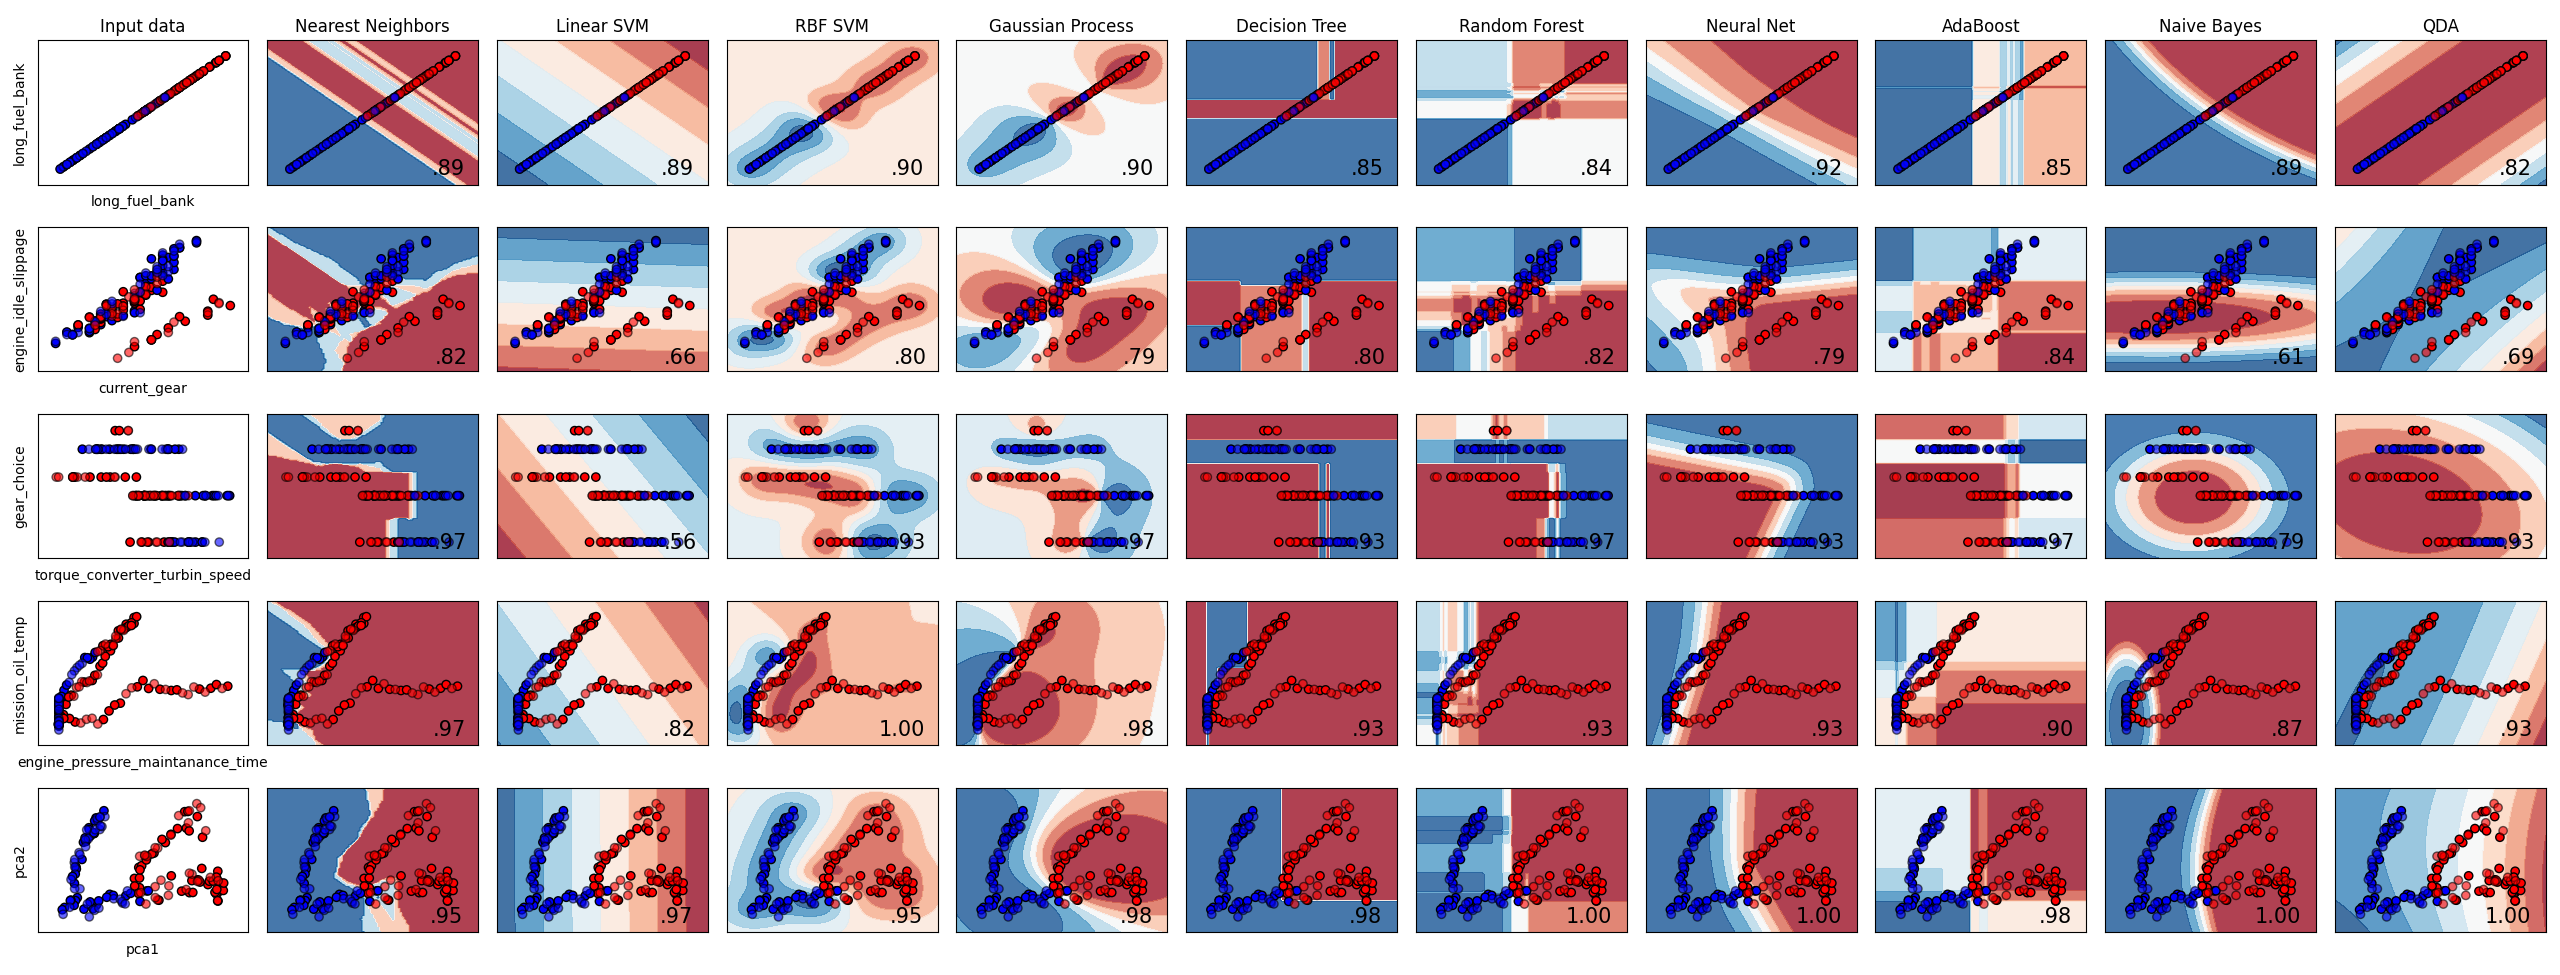

Generate this figure with Python:
#!/usr/bin/python3

SAMPLE_SIZE=30

import pandas as pd
from sklearn.model_selection import train_test_split as tts
from sklearn.model_selection import cross_validate, cross_val_score
from sklearn import svm
from sklearn import metrics
from sklearn import preprocessing
from sklearn.metrics import roc_curve
from sklearn.metrics import roc_auc_score
from matplotlib import pyplot as plt
from scipy import stats
import numpy as np
from random import randint

# Code source: Gaël Varoquaux
#              Andreas Müller
# Modified for documentation by Jaques Grobler
# License: BSD 3 clause

import numpy as np
import matplotlib.pyplot as plt
from matplotlib.colors import ListedColormap
from sklearn.model_selection import train_test_split
from sklearn.preprocessing import StandardScaler
from sklearn.datasets import make_moons, make_circles, make_classification
from sklearn.neural_network import MLPClassifier
from sklearn.neighbors import KNeighborsClassifier
from sklearn.svm import SVC
from sklearn.gaussian_process import GaussianProcessClassifier
from sklearn.gaussian_process.kernels import RBF
from sklearn.tree import DecisionTreeClassifier
from sklearn.ensemble import RandomForestClassifier, AdaBoostClassifier
from sklearn.naive_bayes import GaussianNB
from sklearn.discriminant_analysis import QuadraticDiscriminantAnalysis
from sklearn.inspection import DecisionBoundaryDisplay

from sklearn.preprocessing import LabelEncoder
from sklearn.decomposition import PCA
import warnings
warnings.filterwarnings("ignore")

names = [
    "Nearest Neighbors",
    "Linear SVM",
    "RBF SVM",
    "Gaussian Process",
    "Decision Tree",
    "Random Forest",
    "Neural Net",
    "AdaBoost",
    "Naive Bayes",
    "QDA",
]

classifiers = [
    KNeighborsClassifier(3),
    SVC(kernel="linear", C=0.025),
    SVC(gamma=2, C=1),
    GaussianProcessClassifier(1.0 * RBF(1.0)),
    DecisionTreeClassifier(max_depth=5),
    RandomForestClassifier(max_depth=5, n_estimators=10, max_features=1),
    MLPClassifier(alpha=1, max_iter=1000),
    AdaBoostClassifier(),
    GaussianNB(),
    QuadraticDiscriminantAnalysis(),
]

TARGET = 'label'

# GET DATA

def get_sample(samplesize=30, TARGET='label'):
    data_a = pd.read_csv('../A/All_1.csv')
    data_b = pd.read_csv('../B/All_1.csv')
    data_c = pd.read_csv('../C/All_1.csv')
    data_d = pd.read_csv('../D/All_1.csv')
    data_a = data_a.sample(samplesize*3)
    data_a[TARGET] = [1] * data_a.shape[0]
    data_b = data_b.sample(samplesize)
    data_b[TARGET] = [0] * data_b.shape[0]
    data_c = data_c.sample(samplesize)
    data_c[TARGET] = [0] * data_c.shape[0]
    data_d = data_d.sample(samplesize)
    data_d[TARGET] = [0] * data_d.shape[0]
    return pd.concat([data_a, data_b, data_c, data_d], axis=0)
    #return data_a, data_b, data_c, data_d


# PRE-PROCESSING

def remove_correlation(df, TARGET='label'):
    correlate_threshold = 0.95
    included = [TARGET]
    columns = list(df.drop([TARGET], axis=1).columns)
    for i in range(len(columns)):
        c1 = df[columns[i]]
        must_add = True
        for j in range(i+1, len(columns), 1):
            c2 = df[columns[j]]
            if c1.corr(c2) > 0.95:
                must_add = False
                break
        if must_add:
            included.append(columns[i])   
    return df[included]

def remove_miss_value(df):
    return df.dropna(axis=0)

def normalization(df):
    x = df.drop([TARGET], axis=1).values  # returns a numpy array
    min_max_scaler = preprocessing.MinMaxScaler()
    x_scaled = min_max_scaler.fit_transform(x)
    new_df = pd.DataFrame(x_scaled, columns=df.drop([TARGET], axis=1).columns)
    new_df[TARGET] = list(df[TARGET])
    return new_df

def remove_invariants(df):
    return df.loc[:, (df != df.iloc[0]).any()]

def window(df, size):
    new_df = df.rolling(size, center=True).mean()
    new_df[TARGET] = df[TARGET]
    return new_df

def dataprocessing(df, WINDOW=30):
    df = remove_correlation(df)
    #df = df[features+[TARGET]]
    print(" - Remove highly-correlated, features:", '\t', df.shape)
    df = remove_invariants(df)
    print(" - Remove invariants, features:", '\t', df.shape)
    df = normalization(df)
    print(" - Normaliation", '\t', df.shape)
    df = window(df, WINDOW)
    print(f" - Apply mean window of {WINDOW} seconds", '\t', df.shape)
    df = remove_miss_value(df)
    print(" - Remove NaN:", '\t', df.shape)
    return df

if __name__ == '__main__':
    def df_to_tuple(df, features):
        arr1 = tuple(zip(df[features[0]], df[features[1]]))
        arr2 = tuple(df[TARGET])
        return (arr1, arr2)

    df = dataprocessing(get_sample(SAMPLE_SIZE))
    columns = df.drop([TARGET], axis=1).columns

    pair_fetures = [
        [columns[randint(0, len(columns)-1)], columns[randint(0, len(columns)-1)]],
        [columns[randint(0, len(columns)-1)], columns[randint(0, len(columns)-1)]],
        [columns[randint(0, len(columns)-1)], columns[randint(0, len(columns)-1)]],
        [columns[randint(0, len(columns)-1)], columns[randint(0, len(columns)-1)]],
    ]

    datasets = [df_to_tuple(df, p) for p in pair_fetures]

    # PCA dataset
    encoder = LabelEncoder()
    X = df.drop([TARGET], axis=1)
    y_label = df[TARGET]
    scaler = StandardScaler()
    X_features = scaler.fit_transform(X)
    pca2 = PCA(n_components=2)
    pca2.fit(X_features)
    x_pca2 = pca2.transform(X_features)
    pair_fetures.append(['pca1', 'pca2'])

    datasets.append([x_pca2, y_label])

    figure = plt.figure(figsize=(27, 9))
    i = 1
    # iterate over datasets
    for ds_cnt, ds in enumerate(datasets):
        # preprocess dataset, split into training and test part
        X, y = ds
        X = StandardScaler().fit_transform(X)
        X_train, X_test, y_train, y_test = train_test_split(
            X, y, test_size=0.4, random_state=42
        )

        x_min, x_max = X[:, 0].min() - 0.5, X[:, 0].max() + 0.5
        y_min, y_max = X[:, 1].min() - 0.5, X[:, 1].max() + 0.5

        # just plot the dataset first
        cm = plt.cm.RdBu
        cm_bright = ListedColormap(["#FF0000", "#0000FF"])
        ax = plt.subplot(len(datasets), len(classifiers) + 1, i)
        if ds_cnt == 0:
            ax.set_title("Input data")
        # Plot the training points
        ax.scatter(X_train[:, 0], X_train[:, 1], c=y_train, cmap=cm_bright, edgecolors="k")
        # Plot the testing points
        ax.scatter(
            X_test[:, 0], X_test[:, 1], c=y_test, cmap=cm_bright, alpha=0.6, edgecolors="k"
        )
        ax.set_xlim(x_min, x_max)
        ax.set_ylim(y_min, y_max)
        ax.set_xticks(())
        ax.set_yticks(())
        ax.set_xlabel(pair_fetures[ds_cnt][0])
        ax.set_ylabel(pair_fetures[ds_cnt][1])
        i += 1

        # iterate over classifiers
        for name, clf in zip(names, classifiers):
            ax = plt.subplot(len(datasets), len(classifiers) + 1, i)
            clf.fit(X_train, y_train)
            score = clf.score(X_test, y_test)
            DecisionBoundaryDisplay.from_estimator(
                clf, X, cmap=cm, alpha=0.8, ax=ax, eps=0.5
            )

            # Plot the training points
            ax.scatter(
                X_train[:, 0], X_train[:, 1], c=y_train, cmap=cm_bright, edgecolors="k"
            )
            # Plot the testing points
            ax.scatter(
                X_test[:, 0],
                X_test[:, 1],
                c=y_test,
                cmap=cm_bright,
                edgecolors="k",
                alpha=0.6,
            )

            ax.set_xlim(x_min, x_max)
            ax.set_ylim(y_min, y_max)
            ax.set_xticks(())
            ax.set_yticks(())
            if ds_cnt == 0:
                ax.set_title(name)
            ax.text(
                x_max - 0.3,
                y_min + 0.3,
                ("%.2f" % score).lstrip("0"),
                size=15,
                horizontalalignment="right",
            )
            i += 1

    plt.tight_layout()
    plt.show()
